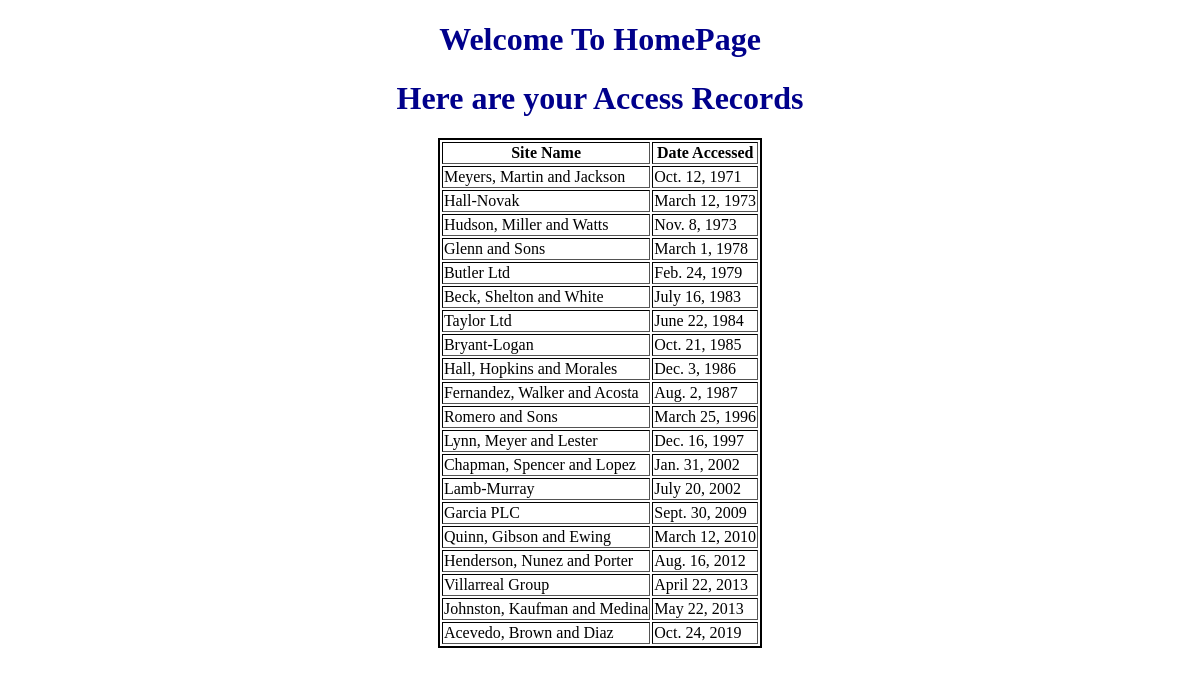
The page / on the database its author committed.
### firstApp/models.py (models this page shows, shortened)
class AccessRecord(models.Model):
    name =models.ForeignKey(Webpage)
    date = models.DateField()

class Webpage(models.Model):
    topic = models.ForeignKey(Topic)
    name = models.CharField(max_length=264,unique=True)
    url = models.URLField(unique=True)
    def __str__(self):
        return self.name

### firstApp/views.py (the view)
# urls.py: url(r"^$",views.newPage,name="index")
def index(request):
    webpageList = AccessRecord.objects.order_by("date")
    date_dict = {"accessRecords" : webpageList}
    return render(request,"firstApp/index.html",context=date_dict)

### templates/firstApp/index.html (shortened to what this page needs)
<!DOCTYPE html>
{% load staticfiles %}
<html lang="en" dir="ltr">
  <head>
    <link rel="stylesheet" href="{% static "css/master.css" %}">
  </head>
  <body>
    <h1>Welcome To HomePage</h1>
    <h1>Here are your Access Records</h1>
    <div class="django">
      {% if accessRecords%}
      <table border="1">
        <thead>
          <th>Site Name</th>
          <th>Date Accessed</th>
        </thead>
        {% for acc in accessRecords %}
        <tr>
          <td>{{acc.name}}</td>
          <td>{{acc.date}}</td>
        </tr>
        {% endfor %}
      </table>
      {% else %}
      <p>no access record found</p>
      {% endif %}
    </div>
  </body>
</html>

### static/css/master.css (style rules this page uses)
h1 { color: darkblue; text-align: center; }
table { border: 2px solid black; margin: auto; }

### rows shown on the page
AccessRecord: name "Meyers, Martin and Jackson", date "Oct. 12, 1971"
AccessRecord: name "Hall-Novak", date "March 12, 1973"
AccessRecord: name "Hudson, Miller and Watts", date "Nov. 8, 1973"
AccessRecord: name "Glenn and Sons", date "March 1, 1978"
AccessRecord: name "Butler Ltd", date "Feb. 24, 1979"
AccessRecord: name "Beck, Shelton and White", date "July 16, 1983"
AccessRecord: name "Taylor Ltd", date "June 22, 1984"
AccessRecord: name "Bryant-Logan", date "Oct. 21, 1985"
AccessRecord: name "Hall, Hopkins and Morales", date "Dec. 3, 1986"
AccessRecord: name "Fernandez, Walker and Acosta", date "Aug. 2, 1987"
AccessRecord: name "Romero and Sons", date "March 25, 1996"
AccessRecord: name "Lynn, Meyer and Lester", date "Dec. 16, 1997"
AccessRecord: name "Chapman, Spencer and Lopez", date "Jan. 31, 2002"
AccessRecord: name "Lamb-Murray", date "July 20, 2002"
AccessRecord: name "Garcia PLC", date "Sept. 30, 2009"
AccessRecord: name "Quinn, Gibson and Ewing", date "March 12, 2010"
AccessRecord: name "Henderson, Nunez and Porter", date "Aug. 16, 2012"
AccessRecord: name "Villarreal Group", date "April 22, 2013"
AccessRecord: name "Johnston, Kaufman and Medina", date "May 22, 2013"
AccessRecord: name "Acevedo, Brown and Diaz", date "Oct. 24, 2019"
